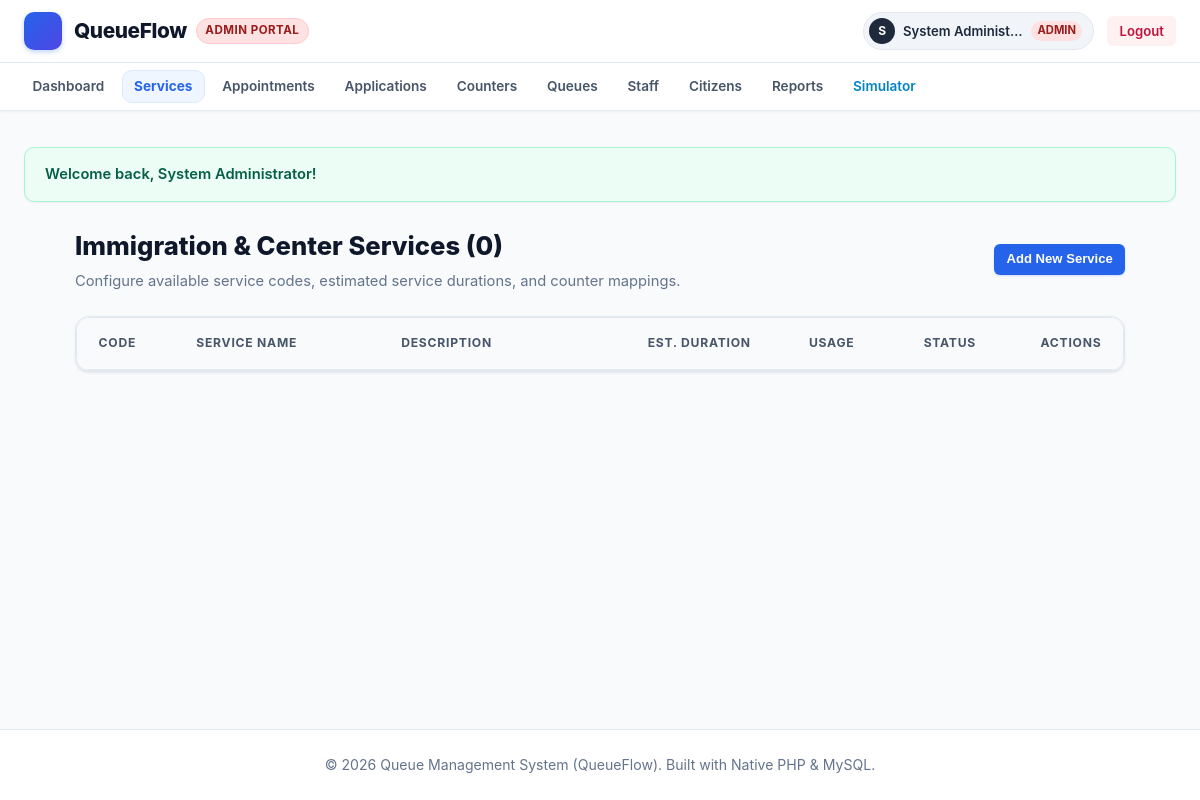
Page /admin/services.php (signed in) on the earlier database version.
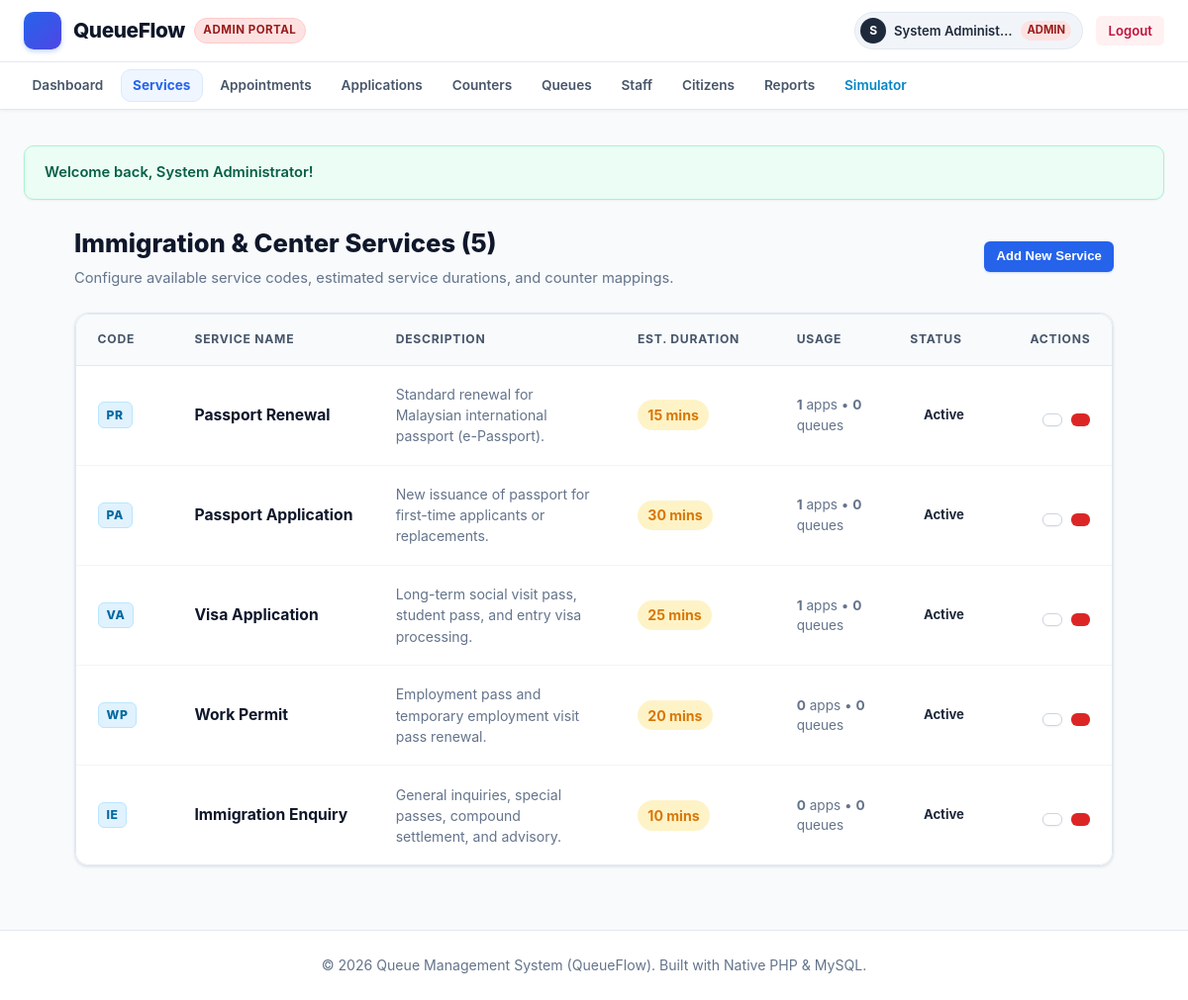
Same page on the later database version.
### tables this page shows
CREATE TABLE `services` (
  `id` INT AUTO_INCREMENT PRIMARY KEY,
  `code` VARCHAR(10) NOT NULL UNIQUE,
  `name` VARCHAR(100) NOT NULL,
  `description` TEXT NULL,
  `est_duration` INT NOT NULL DEFAULT 15,
  `status` ENUM('active', 'inactive') NOT NULL DEFAULT 'active',
  `created_at` TIMESTAMP DEFAULT CURRENT_TIMESTAMP
);

### admin/services.php (the view, shortened to what the changed rows need)
<?php
require_once __DIR__ . '/../includes/functions.php';
$pdo = getDBConnection();
$servicesStmt = $pdo->query("
    SELECT s.*,
        (SELECT COUNT(*) FROM applications WHERE service_id = s.id) as app_count,
        (SELECT COUNT(*) FROM queues WHERE service_id = s.id) as queue_count
    FROM services s
    ORDER BY s.id ASC
");
$services = $servicesStmt->fetchAll();
require_once __DIR__ . '/../includes/header.php';
?>
<div style="max-width: 1050px; margin: 1.5rem auto;">
    <div style="display: flex; justify-content: space-between; align-items: center; margin-bottom: 1.5rem; flex-wrap: wrap; gap: 1rem;">
        <div>
            <h1 style="font-size: 1.6rem; font-weight: 800; color: #0f172a; margin-bottom: 0.25rem;">
                Immigration & Center Services (<?php echo count($services); ?>)
            </h1>
            <p style="color: var(--text-muted); font-size: 0.92rem; margin: 0;">
                Configure available service codes, estimated service durations, and counter mappings.
            </p>
        </div>
    </div>
    <div class="card" style="padding: 0; overflow: hidden;">
        <div class="table-responsive">
            <table class="data-table">
                <thead>
                    <tr>
                        <th style="width: 10%;">CODE</th>
                        <th style="width: 22%;">SERVICE NAME</th>
                        <th style="width: 28%;">DESCRIPTION</th>
                        <th style="width: 16%;">EST. DURATION</th>
                        <th style="width: 12%;">USAGE</th>
                        <th style="width: 12%;">STATUS</th>
                        <th style="width: 10%; text-align: right;">ACTIONS</th>
                    </tr>
                </thead>
                <tbody>
                    <?php foreach ($services as $srv): ?>
                        <tr>
                            <td>
                                <span class="service-code-tag" style="margin-right: 0;">
                                    <?php echo e($srv['code']); ?>
                                </span>
                            </td>
                            <td><strong style="color: #0f172a; font-size: 0.98rem;"><?php echo e($srv['name']); ?></strong></td>
                            <td style="color: #64748b; font-size: 0.88rem; line-height: 1.5;">
                                <?php echo e($srv['description']); ?>
                            </td>
                            <td>
                                <span style="display: inline-flex; align-items: center; gap: 0.35rem; font-size: 0.88rem; font-weight: 700; color: #d97706; background: #fef3c7; padding: 0.3rem 0.65rem; border-radius: 9999px;">
                                    <?php echo getIcon('clock', 13); ?> <?php echo (int)$srv['est_duration']; ?> mins
                                </span>
                            </td>
                            <td style="font-size: 0.85rem; color: #64748b;">
                                <strong><?php echo (int)$srv['app_count']; ?></strong> apps &bull; <strong><?php echo (int)$srv['queue_count']; ?></strong> queues
                            </td>
                            <td><?php echo renderStatusBadge($srv['status']); ?></td>
                            <td style="text-align: right;">
                                <div class="table-actions" style="justify-content: flex-end;">
                                    <form method="POST" action="services.php" style="margin: 0;">
                                        <button type="submit" class="btn btn-secondary btn-sm" style="padding: 0.35rem 0.55rem;" title="Toggle Active / Inactive">
                                        </button>
                                    </form>
                                    <form method="POST" action="services.php" onsubmit="return confirm('Delete this service?');" style="margin: 0;">
                                        <button type="submit" class="btn btn-danger btn-sm" style="padding: 0.35rem 0.55rem;" title="Delete Service">
                                        </button>
                                    </form>
                                </div>
                            </td>
                        </tr>
                    <?php endforeach; ?>
                </tbody>
            </table>
        </div>
    </div>
</div>
<?php require_once __DIR__ . '/../includes/footer.php'; ?>

### includes/functions.php (shortened to what the changed rows need)
<?php
function e($value) {
    return htmlspecialchars((string)$value, ENT_QUOTES, 'UTF-8');
}
function renderStatusBadge($status) {
    $badges = [
        'waiting'      => '<span class="badge badge-waiting"><span class="badge-dot dot-waiting"></span>' . getIcon('clock', 13) . ' Waiting</span>',
        'calling'      => '<span class="badge badge-calling"><span class="badge-dot dot-calling"></span>' . getIcon('bell', 13) . ' Calling</span>',
        'serving'      => '<span class="badge badge-serving"><span class="badge-dot dot-serving"></span>' . getIcon('play-circle', 13) . ' Serving</span>',
        'completed'    => '<span class="badge badge-completed"><span class="badge-dot dot-completed"></span>' . getIcon('check-circle', 13) . ' Completed</span>',
        'skipped'      => '<span class="badge badge-skipped"><span class="badge-dot dot-skipped"></span>' . getIcon('slash', 13) . ' Skipped</span>',
        'open'         => '<span class="badge badge-open"><span class="badge-dot dot-open"></span>' . getIcon('check', 13) . ' Open</span>',
        'closed'       => '<span class="badge badge-closed"><span class="badge-dot dot-closed"></span>' . getIcon('x', 13) . ' Closed</span>',
        'active'       => '<span class="badge badge-active"><span class="badge-dot dot-open"></span> Active</span>',
        'inactive'     => '<span class="badge badge-inactive"><span class="badge-dot dot-closed"></span> Inactive</span>',
        'confirmed'    => '<span class="badge badge-completed"><span class="badge-dot dot-completed"></span> Confirmed</span>',
        'pending'      => '<span class="badge badge-waiting"><span class="badge-dot dot-waiting"></span> Pending</span>',
        'cancelled'    => '<span class="badge badge-skipped"><span class="badge-dot dot-skipped"></span> Cancelled</span>',
        'approved'     => '<span class="badge badge-completed"><span class="badge-dot dot-completed"></span> Approved</span>',
        'submitted'    => '<span class="badge badge-calling"><span class="badge-dot dot-calling"></span> Submitted</span>',
        'under_review' => '<span class="badge badge-waiting"><span class="badge-dot dot-waiting"></span> Under Review</span>',
        'rejected'     => '<span class="badge badge-skipped"><span class="badge-dot dot-skipped"></span> Rejected</span>',
    ];
    return $badges[$status] ?? '<span class="badge">' . e(ucfirst($status)) . '</span>';
}
function getIcon($name, $size = 18, $class = "icon") {
    return $icons[$name] ?? '';
}

Differences in the rows shown:
added services: code "PR", name "Passport Renewal", description "Standard renewal for Malaysian international passport (e-Passport).", est_duration "15", app_count "1", queue_count "0", status "Active"
added services: code "PA", name "Passport Application", description "New issuance of passport for first-time applicants or replacements.", est_duration "30", app_count "1", queue_count "0", status "Active"
added services: code "VA", name "Visa Application", description "Long-term social visit pass, student pass, and entry visa processing.", est_duration "25", app_count "1", queue_count "0", status "Active"
added services: code "WP", name "Work Permit", description "Employment pass and temporary employment visit pass renewal.", est_duration "20", app_count "0", queue_count "0", status "Active"
added services: code "IE", name "Immigration Enquiry", description "General inquiries, special passes, compound settlement, and advisory.", est_duration "10", app_count "0", queue_count "0", status "Active"
Other differences:
count($services): "0" → "5"
